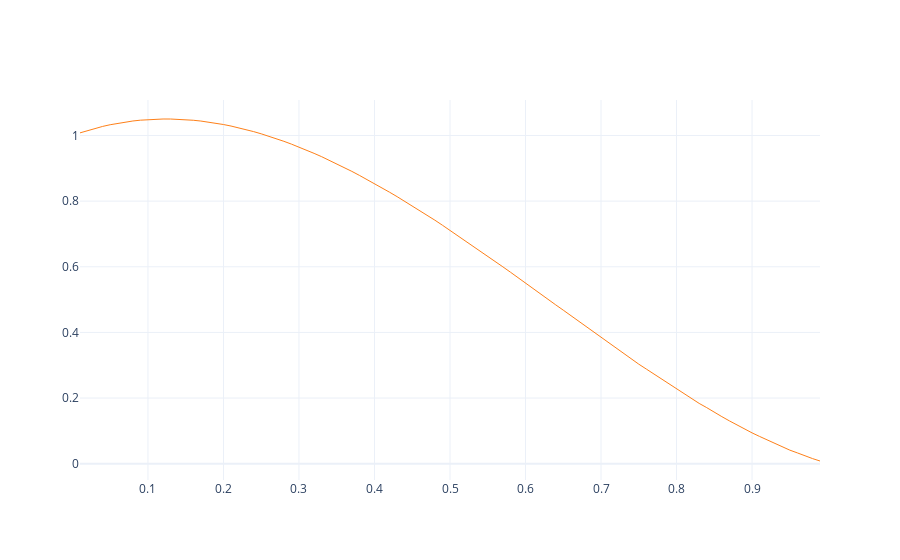

Notebook source saved alongside this figure:
### Code cell
import plotly.graph_objects as go

result_graph = go.Figure(data=[
    go.Scatter(
        name='Optimal F / TWR', x=list(test_result.keys()), y=list(test_result.values()), line=dict(color='#fe8019', width=1)
    ),
])
result_graph.update_layout(template='plotly_white')

print('Optimal F / TWR')
result_graph.show()
